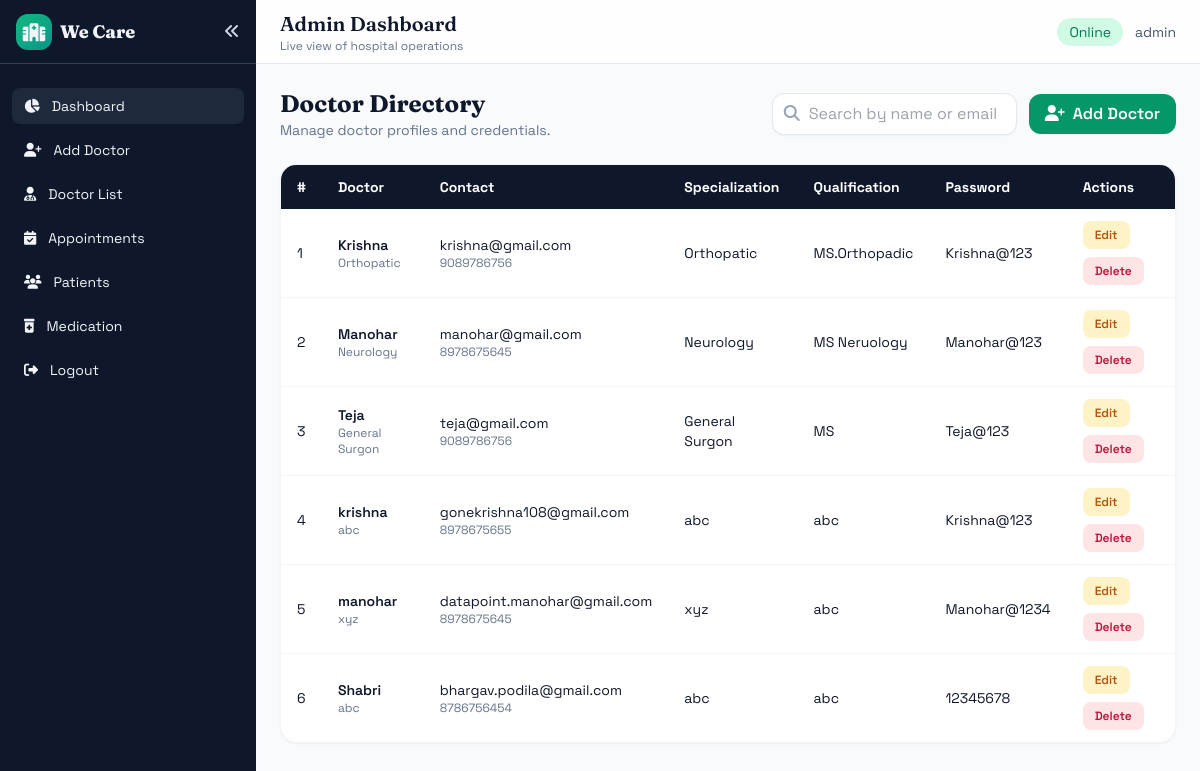
Screenshot of /Doctor_Details/ with the database file from the repository.
### Doctor/models.py (models this page shows, shortened)
class AddDoctor(models.Model):
    name = models.CharField(max_length=100)
    specialization = models.CharField(max_length=100)
    email = models.EmailField()
    phone = models.CharField(max_length=10)
    experience = models.IntegerField()
    qualification = models.CharField(max_length=100)
    password = models.CharField(max_length=100)

### Admin/views.py (the view)
# urls.py: path('Doctor_Details/',views.Doctor_Details , name="Doctor_Details"),
def Doctor_Details(request):
    Doctor_data = AddDoctor.objects.all()
    return render(request,'Admin/Doctor_Details.html' , {'Doctor_data':Doctor_data})

### Template/Admin/Doctor_details.html (shortened to what this page needs)
{% extends 'Admin/AdminHome.html' %}
{% block contents %}
<div x-data="{ query: '' }" class="space-y-6">
    <div class="flex flex-wrap items-center justify-between gap-4">
        <div>
            <h2 class="text-2xl font-bold display">Doctor Directory</h2>
            <p class="text-sm text-slate-500">Manage doctor profiles and credentials.</p>
        </div>
        <div class="flex items-center gap-3">
            <div class="relative">
                <i class="fas fa-search absolute left-3 top-3 text-slate-400"></i>
                <input x-model="query" type="text" placeholder="Search by name or email"
                             class="pl-9 pr-4 py-2 rounded-xl border border-slate-200 bg-white shadow-sm focus:outline-none focus:ring-2 focus:ring-emerald-200" />
            </div>
            <a href="{% url 'Add_Doctor' %}" class="px-4 py-2 rounded-xl bg-emerald-600 text-white font-semibold shadow-sm">
                <i class="fas fa-user-plus mr-2"></i>Add Doctor
            </a>
        </div>
    </div>
    <div class="bg-white rounded-2xl shadow-sm border border-slate-100 overflow-hidden">
        <table class="w-full text-sm">
            <thead class="bg-slate-900 text-white">
                <tr>
                    <th class="text-left px-4 py-3">#</th>
                    <th class="text-left px-4 py-3">Doctor</th>
                    <th class="text-left px-4 py-3">Contact</th>
                    <th class="text-left px-4 py-3">Specialization</th>
                    <th class="text-left px-4 py-3">Qualification</th>
                    <th class="text-left px-4 py-3">Password</th>
                    <th class="text-left px-4 py-3">Actions</th>
                </tr>
            </thead>
            <tbody class="divide-y divide-slate-100">
                {% for doc in Doctor_data %}
                <tr class="hover:bg-slate-50" x-show="!query || '{{ doc.name|lower }}'.includes(query.toLowerCase()) || '{{ doc.email|lower }}'.includes(query.toLowerCase())">
                    <td class="px-4 py-3">{{ forloop.counter }}</td>
                    <td class="px-4 py-3">
                        <div class="font-semibold">{{ doc.name }}</div>
                        <div class="text-xs text-slate-500">{{ doc.specialization }}</div>
                    </td>
                    <td class="px-4 py-3">
                        <div>{{ doc.email }}</div>
                        <div class="text-xs text-slate-500">{{ doc.phone }}</div>
                    </td>
                    <td class="px-4 py-3">{{ doc.specialization }}</td>
                    <td class="px-4 py-3">{{ doc.qualification }}</td>
                    <td class="px-4 py-3">{{ doc.password }}</td>
                    <td class="px-4 py-3">
                        <div class="flex flex-wrap gap-2">
                            <a href="{% url 'Update_Doctor_Details' doc.id %}" class="px-3 py-1.5 rounded-lg bg-amber-100 text-amber-700 text-xs font-semibold">Edit</a>
                            <button
                                hx-post="{% url 'api_delete_doctor' doc.id %}"
                                hx-confirm="Delete this doctor?"
                                hx-target="closest tr"
                                hx-swap="outerHTML"
                                class="px-3 py-1.5 rounded-lg bg-rose-100 text-rose-700 text-xs font-semibold">
                                Delete
                            </button>
                        </div>
                    </td>
                </tr>
                {% empty %}
                <tr>
                    <td colspan="7" class="px-4 py-8 text-center text-slate-500">No doctors found.</td>
                </tr>
                {% endfor %}
            </tbody>
        </table>
    </div>
</div>
{% endblock %}

### Template/Admin/AdminHome.html (style rules this page uses)
body { font-family: 'Space Grotesk', sans-serif; }
.display { font-family: 'Fraunces', serif; }

### rows the page displays
AddDoctor: name "Krishna", specialization "Orthopatic", email "krishna@gmail.com", phone "9089786756", qualification "MS.Orthopadic", password "Krishna@123"
AddDoctor: name "Manohar", specialization "Neurology", email "manohar@gmail.com", phone "8978675645", qualification "MS Neruology", password "Manohar@123"
AddDoctor: name "Teja", specialization "General Surgon", email "teja@gmail.com", phone "9089786756", qualification "MS", password "Teja@123"
AddDoctor: name "krishna", specialization "abc", email "gonekrishna108@gmail.com", phone "8978675655", qualification "abc", password "Krishna@123"
AddDoctor: name "manohar", specialization "xyz", email "datapoint.manohar@gmail.com", phone "8978675645", qualification "abc", password "Manohar@1234"
AddDoctor: name "Shabri", specialization "abc", email "bhargav.podila@gmail.com", phone "8786756454", qualification "abc", password "12345678"
